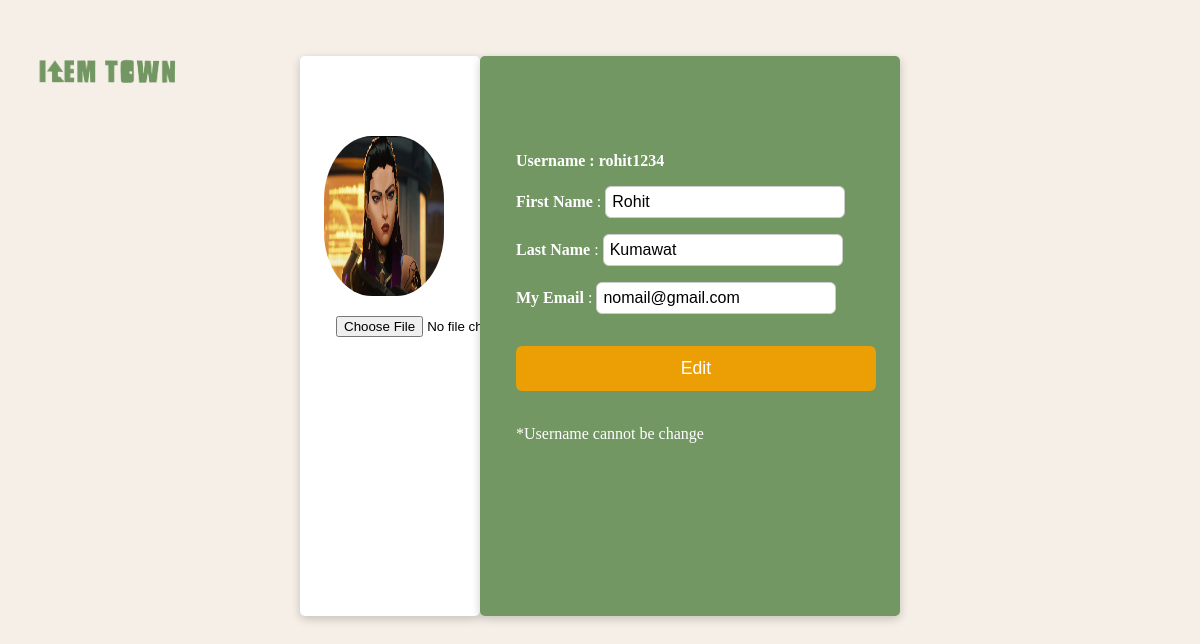
The page /user/user-info/ (signed in) on the database as committed earlier.
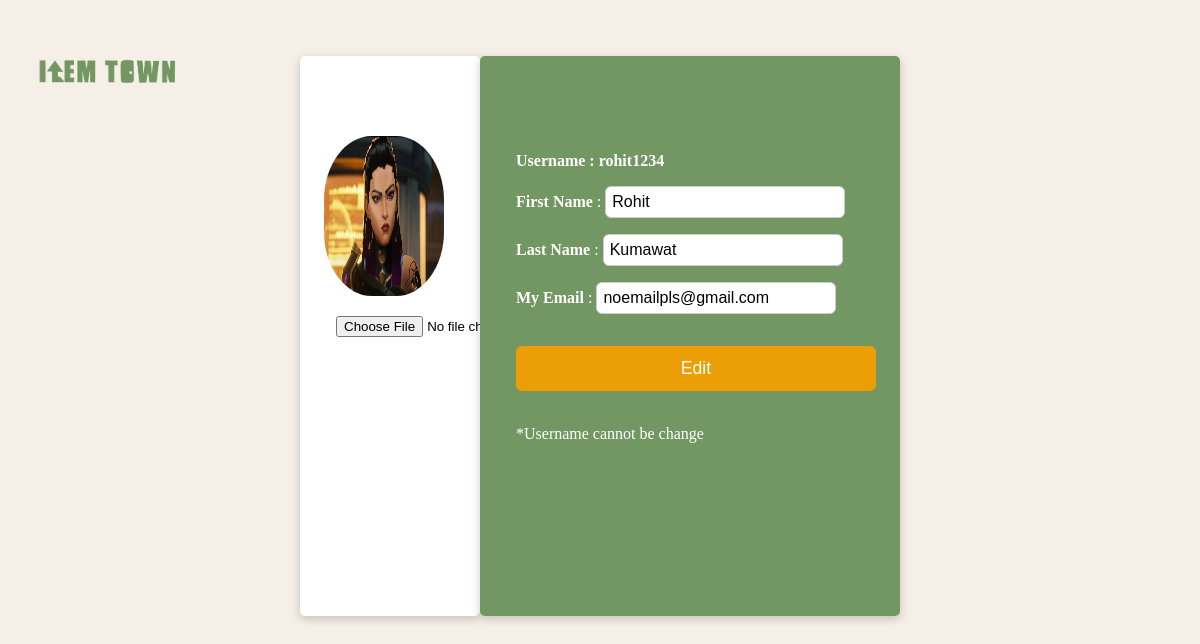
The same page on the database as committed later.
### users/models.py (models this page shows, shortened)
class Profile(models.Model):
    user=models.OneToOneField(User,on_delete=models.CASCADE)
    username=models.CharField(max_length=20,null=False,unique=True)
    first_name=models.CharField(max_length=20,null=False)
    last_name=models.CharField(max_length=50,null=False)
    email=models.EmailField()
    id=models.UUIDField(default=uuid.uuid1,primary_key=True)
    pic=models.ImageField(default='user/user.jpg',upload_to='user/')

### users/views.py (the view)
# urls.py: path('user-info/',views.user_profile,name='user_profile')
@login_required(login_url='login_user')
def user_profile(request):
    profile=request.user.profile
    form =edit_user_form(instance=profile)
    if request.method=='POST':
        form=edit_user_form(request.POST,request.FILES,instance=profile)
        if form.is_valid():
            form.save(commit=False)
            messages.success(request,'Profile Updated')
            return redirect('home')
    context={
        'user_info':profile,
        'form':form,
    }
    return render(request,'users/user_profile.html',context)

### users/forms.py
class edit_user_form(ModelForm):
    pic=ImageField(widget=FileInput)
    class Meta:
        model=Profile
        fields=[
            'first_name',
            'last_name',
            'email',
            'pic'
        ]

### users/templates/users/user_profile.html (shortened to what this page needs)
<!DOCTYPE html>
<head>
    {% load static %}
    <link rel="stylesheet" href="{% static 'style/user_profile.css' %}">
</head>
<body>
    <img src="{%static 'img/default/logo.png'%}" class="logo">
    <form method="POST" enctype="multipart/form-data">
    <div class="main-box">
        <div class="img-box">
            <img src="{{user_info.pic.url}}" class="img">
            <p class="img-button">{{ form.pic}}</p>
        </div>
        <div class="container">
            <div class="user-info">
            <p><b>Username :  {{user_info.username}}</p></b>
                <p><b>First Name</b> : {{form.first_name}}</p>
                <p><b>Last Name</b>  : {{form.last_name}}</p>
                <p> <b>My  Email </b>: {{form.email}}</p>
               <input type="submit" value="Edit">
            </form>
            <br><br><p>*Username cannot be change</p>
</body>

Rows that differ between the two databases and show on the page:
changed Profile "rohit1234": email "nomail@gmail.com" → "noemailpls@gmail.com"
